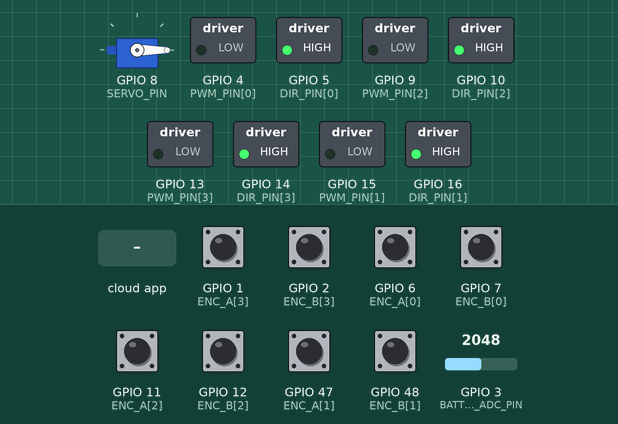
Bench run of a sketch on a simulated ESP32-S3. Parts: servo, switched loads named in the sketch (green lamp = pin HIGH). Dashed ring = blinking. The inputs (shaded band) are chosen by the test bench; at power-on: GPIO 1 (ENC_A[3]), GPIO 2 (ENC_B[3]), GPIO 6 (ENC_A[0]), GPIO 7 (ENC_B[0]), GPIO 11 (ENC_A[2]), GPIO 12 (ENC_B[2]), GPIO 47 (ENC_A[1]), GPIO 48 (ENC_B[1]) HIGH, GPIO 3 (BATTERY_ADC_PIN) = 2048 (analog values on the 0–4095 scale). The ROS host is connected and sends only what is stated.

Above: at 3.2 s.
3.3 s: GPIO 1 (ENC_A[3]) pulled LOW for 0.15 s
At 3.51 s:
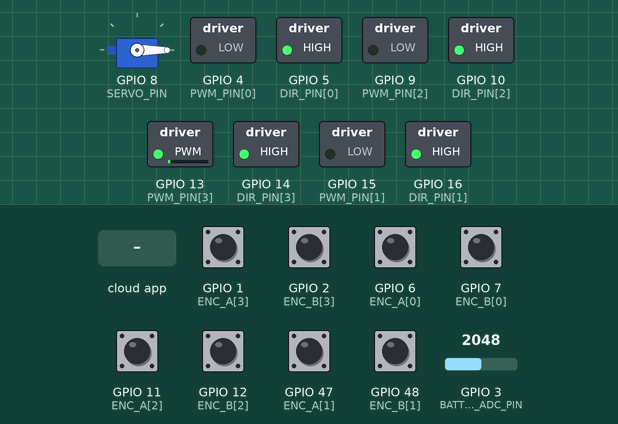
6.8 s: GPIO 6 (ENC_A[0]) pulled LOW for 0.15 s
At 7.01 s:
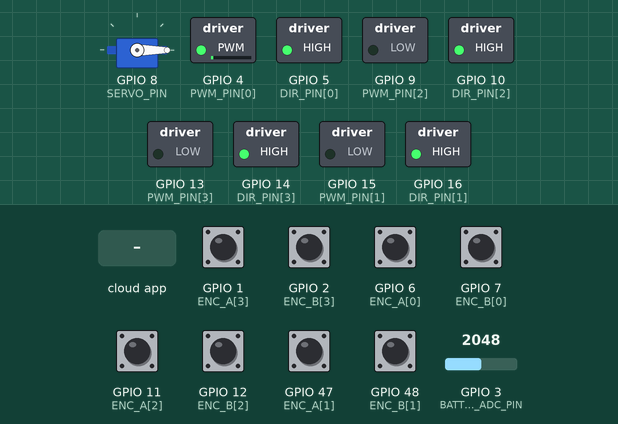
10.3 s: GPIO 11 (ENC_A[2]) pulled LOW for 0.15 s
At 10.51 s:
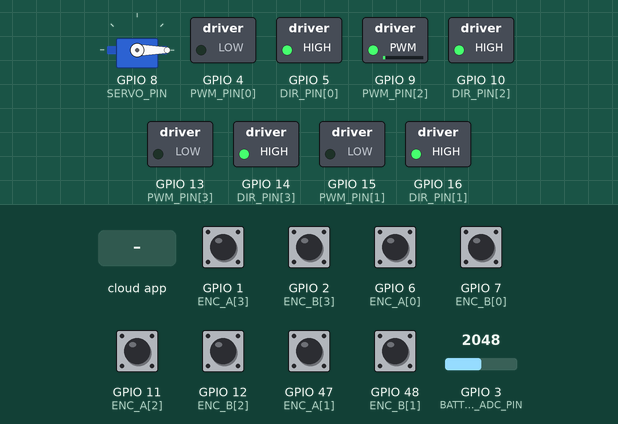
13.8 s: GPIO 47 (ENC_A[1]) pulled LOW for 0.15 s
At 14.01 s:
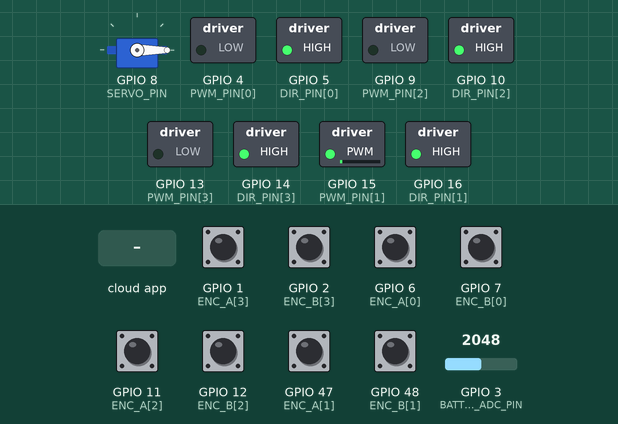
17.3 s: the phone or cloud app sets linear.x to -100
At 17.6 s:
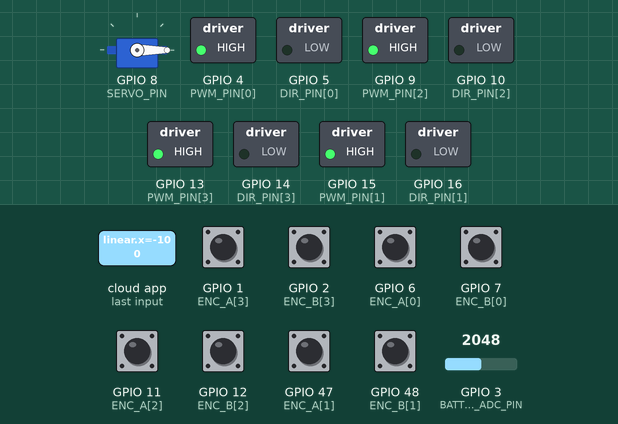
19.3 s: the phone or cloud app sets lifter_cmd to 1
At 20.5 s:
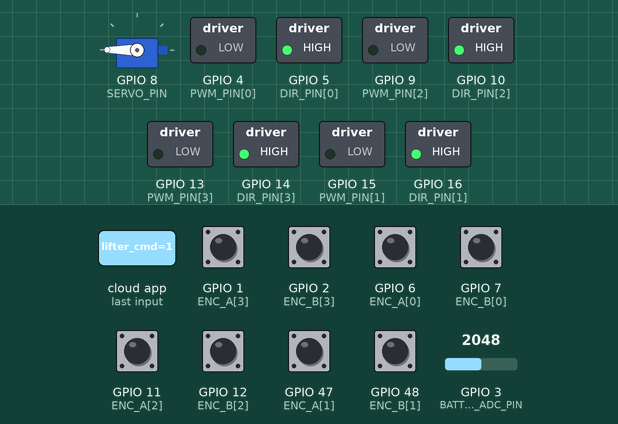
Timing chart, 0 to 21.8 s (numbered marks = the images above; inputs shaded):
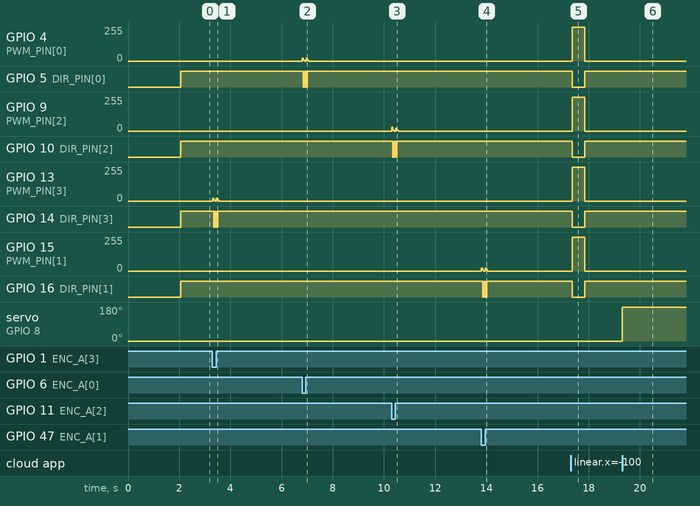

Measured:
- after the input at 3.3 s, GPIO 14 (DIR_PIN[3]): alternates HIGH for 0.05 s and LOW for 0.05 s, 4 changes in all, then stays HIGH, starting after 0.05 s
- after the input at 6.8 s, GPIO 5 (DIR_PIN[0]): alternates HIGH for 0.05 s and LOW for 0.05 s, 4 changes in all, then stays HIGH, starting after 0.05 s
- after the input at 10.3 s, GPIO 10 (DIR_PIN[2]): alternates HIGH for 0.05 s and LOW for 0.05 s, 4 changes in all, then stays HIGH, starting after 0.05 s
- after the input at 13.8 s, GPIO 16 (DIR_PIN[1]): alternates HIGH for 0.05 s and LOW for 0.05 s, 4 changes in all, then stays HIGH, starting after 0.05 s
- after the input at 17.3 s, GPIO 4 (PWM_PIN[0]), GPIO 9 (PWM_PIN[2]), GPIO 13 (PWM_PIN[3]), GPIO 15 (PWM_PIN[1]): 0/255 → 255/255 after 0.06 s, → 0/255 0.50 s later; GPIO 5 (DIR_PIN[0]), GPIO 10 (DIR_PIN[2]), GPIO 14 (DIR_PIN[3]), GPIO 16 (DIR_PIN[1]): HIGH → LOW after 0.06 s, → HIGH 0.50 s later
- after the input at 19.3 s, servo on GPIO 8 (SERVO_PIN): 0° → 180° at once

The sketch:

micro_ros_motor_control.ino
```cpp
/*
 * DASE7503 Robot - ESP32-S3 micro-ROS Motor + Lifter Control
 *
 * Yahboom MicroROS-Board (ESP32-S3) 固件:
 *   - 订阅 /cmd_vel   (geometry_msgs/Twist)       - 底盘运动
 *   - 订阅 /lifter_cmd (std_msgs/Int32)           - 0=下, 1=上
 *   - 发布 /wheel_odom (nav_msgs/Odometry @ 20Hz) - 编码器里程计
 *
 * 依赖 (Arduino 库管理器):
 *   - micro_ros_arduino (v2.0.7 jazzy 分支)
 *   - ESP32 Arduino Core 3.0+
 *
 * GPIO 分配 (来自 Yahboom 官方):
 *   Motor 1 FL: PWM=4,  DIR=5,  ENC_A=6,  ENC_B=7
 *   Motor 2 FR: PWM=15, DIR=16, ENC_A=47, ENC_B=48
 *   Motor 3 RL: PWM=9,  DIR=10, ENC_A=11, ENC_B=12
 *   Motor 4 RR: PWM=13, DIR=14, ENC_A=1,  ENC_B=2
 *   Lift Servo: GPIO8
 *
 * 物理参数 (Full Plan B3):
 *   轮径 65mm -> R=0.0325m
 *   左右轴距 220mm -> WB_X=0.110m
 *   前后轴距 220mm -> WB_Y=0.110m
 *   编码器 PPR=13, 减速比 1:20 -> 4倍频下 CPR=1040
 */

#include <micro_ros_arduino.h>
#include <rcl/rcl.h>
#include <rcl/error_handling.h>
#include <rclc/rclc.h>
#include <rclc/executor.h>
#include <geometry_msgs/msg/twist.h>
#include <nav_msgs/msg/odometry.h>
#include <std_msgs/msg/int32.h>
#include <std_msgs/msg/float32.h>
#include <std_msgs/msg/float32_multi_array.h>
#include <ESP32Servo.h>

// ==================== 物理常量 ====================
#define WHEEL_RADIUS   0.0325f   // m
#define WHEEL_BASE_X   0.110f    // m, 左右轴距 / 2
#define WHEEL_BASE_Y   0.110f    // m, 前后轴距 / 2
#define PPR            13
#define GEAR_RATIO     20
// ENC_MULT: 编码器倍频
//   1 = 只在 A 的 RISING 触发中断 (代码当前做法, CPR=260) ← 默认, 省 CPU
//   2 = A 的 CHANGE (双边沿, CPR=520)
//   4 = A+B 都 CHANGE (正交解码, CPR=1040) ← 精度最高但中断频率高
#define ENC_MULT       2        // ISR 用 CHANGE 边沿 (Tutorial 5 风格) = 双边沿 × 1 引脚 = 2 倍频
#define ENC_CPR        (PPR * GEAR_RATIO * ENC_MULT)
#define M_TO_ENC       (ENC_CPR / (2 * PI * WHEEL_RADIUS))

// ==================== GPIO 分配 ====================
// 按 Yahboom MicroROS-Board (ESP32-S3) 官方引脚表.
// 注: 教学用的 ESP32 Dev Module 引脚不同 (Tutorial 5 用 AIN1=4/AIN2=15/STB=13/PWMA=5),
//     本项目直接按 Yahboom 实际板子走.
const int PWM_PIN[4] = {4,  15, 9,  13};
const int DIR_PIN[4] = {5,  16, 10, 14};
const int ENC_A[4]   = {6,  47, 11, 1};
const int ENC_B[4]   = {7,  48, 12, 2};
#define SERVO_PIN 8
// 电池电压采样: 7.4V 锂电池经 10k / 3.3k 分压到 ESP32 ADC 量程内
#define BATTERY_ADC_PIN 3      // GPIO3, ADC1_CH2 (避开 Motor4 ENC_A=GPIO1 冲突)
#define BATTERY_DIVIDER 4.03f  // (10k+3.3k)/3.3k 实测值, 需用万用表标定

// ==================== 状态 ====================
volatile long enc_count[4] = {0, 0, 0, 0};
float cmd_vx = 0, cmd_vy = 0, cmd_wz = 0;   // 目标
float target_rpm[4] = {0};                    // 四轮目标转速
long prev_enc[4] = {0};
unsigned long last_loop_ms = 0;

// cmd_vel watchdog: agent 断线超过 CMD_TIMEOUT_MS 强制停车, 防止机器人失控跑飞
#define CMD_TIMEOUT_MS 500
unsigned long last_cmd_vel_ms = 0;

// 里程计累积
float pos_x = 0, pos_y = 0, theta = 0;

// Lifter
Servo lifter;
int lifter_state = 0;   // 0=down, 1=up

// ==================== PID ====================
struct PID {
  float kp = 8.0f, ki = 0.5f, kd = 0.1f;
  float integral = 0, prev_err = 0;
  float compute(float setpoint, float measured, float dt) {
    float e = setpoint - measured;
    integral += e * dt;
    integral = constrain(integral, -100.0f, 100.0f);
    float d = (e - prev_err) / dt;
    prev_err = e;
    return kp * e + ki * integral + kd * d;
  }
  void reset() { integral = 0; prev_err = 0; }
};
PID pid[4];

// ==================== micro-ROS 对象 ====================
rcl_subscription_t sub_cmd_vel, sub_lifter, sub_set_pid;
rcl_publisher_t pub_odom, pub_battery;
geometry_msgs__msg__Twist msg_cmd_vel;
std_msgs__msg__Int32 msg_lifter;
std_msgs__msg__Float32MultiArray msg_set_pid;
nav_msgs__msg__Odometry msg_odom;
std_msgs__msg__Float32 msg_battery;
rclc_executor_t executor;
rclc_support_t support;
rcl_allocator_t allocator;
rcl_node_t node;
rcl_timer_t odom_timer, battery_timer;

#define RCCHECK(fn) { rcl_ret_t rc = fn; if (rc != RCL_RET_OK) { error_loop(); } }
#define RCSOFTCHECK(fn) { rcl_ret_t rc = fn; (void)rc; }

void error_loop() {
  while (1) { digitalWrite(LED_BUILTIN, !digitalRead(LED_BUILTIN)); delay(100); }
}

// ==================== 编码器中断 ====================
// Tutorial 5 风格: CHANGE 边沿 + `A==B ? count++ : count--` 判向.
// 相比我之前的 RISING 边沿 ×1 倍频, CHANGE 边沿 ×2 倍频精度更高.
// 要对应把 ENC_MULT 改成 2.
void IRAM_ATTR enc_isr_0() {
  if (digitalRead(ENC_A[0]) == digitalRead(ENC_B[0])) enc_count[0]++; else enc_count[0]--;
}
void IRAM_ATTR enc_isr_1() {
  if (digitalRead(ENC_A[1]) == digitalRead(ENC_B[1])) enc_count[1]++; else enc_count[1]--;
}
void IRAM_ATTR enc_isr_2() {
  if (digitalRead(ENC_A[2]) == digitalRead(ENC_B[2])) enc_count[2]++; else enc_count[2]--;
}
void IRAM_ATTR enc_isr_3() {
  if (digitalRead(ENC_A[3]) == digitalRead(ENC_B[3])) enc_count[3]++; else enc_count[3]--;
}

// ==================== Mecanum 正/反运动学 ====================
// 正: (vx, vy, wz) -> (w_FL, w_FR, w_RL, w_RR) 单位 rad/s
void mecanum_ik(float vx, float vy, float wz, float *w) {
  float L = WHEEL_BASE_X + WHEEL_BASE_Y;
  w[0] = (vx - vy - L * wz) / WHEEL_RADIUS;   // FL
  w[1] = (vx + vy + L * wz) / WHEEL_RADIUS;   // FR
  w[2] = (vx + vy - L * wz) / WHEEL_RADIUS;   // RL
  w[3] = (vx - vy + L * wz) / WHEEL_RADIUS;   // RR
}
// 反: (w[4]) -> (vx, vy, wz)
void mecanum_fk(float *w, float &vx, float &vy, float &wz) {
  float R = WHEEL_RADIUS;
  float L = WHEEL_BASE_X + WHEEL_BASE_Y;
  vx = R / 4.0f * (w[0] + w[1] + w[2] + w[3]);
  vy = R / 4.0f * (-w[0] + w[1] + w[2] - w[3]);
  wz = R / (4.0f * L) * (-w[0] + w[1] - w[2] + w[3]);
}

// ==================== 电机驱动 (LEDC, 兼容 ESP32 Core 2.0.17 和 3.x) ====================
// 用 LEDC 硬件 PWM 而不是 analogWrite, 可配频率/分辨率, 消除 5kHz 嘶叫.
// 老师 Tutorial 3/4 明确指定 ESP32 Core v2.0.17, 所以这里用 v2.x API
// (ledcSetup + ledcAttachPin + ledcWrite(channel, duty)),
// 这组 API 在 v3.x 上仍然兼容 (只有 deprecation warning), 两版都能编.
#define PWM_FREQ   20000   // 20kHz, 超出人耳范围
#define PWM_RES    8       // 8-bit -> 0-255
#define LEDC_CH(i) (i)     // 四个电机各占一个 LEDC channel 0-3

void pwm_setup() {
  for (int i = 0; i < 4; i++) {
    ledcSetup(LEDC_CH(i), PWM_FREQ, PWM_RES);     // channel, freq, resolution
    ledcAttachPin(PWM_PIN[i], LEDC_CH(i));        // pin → channel
  }
}

void set_motor_pwm(int i, float pwm_val) {
  bool forward = pwm_val >= 0;
  digitalWrite(DIR_PIN[i], forward ? HIGH : LOW);
  int duty = constrain((int)fabs(pwm_val), 0, 255);
  ledcWrite(LEDC_CH(i), duty);   // 写 channel 而不是 pin (v2.x API)
}

// ==================== 回调 ====================
void cmd_vel_cb(const void *msgin) {
  const geometry_msgs__msg__Twist *m = (const geometry_msgs__msg__Twist *) msgin;
  cmd_vx = m->linear.x;
  cmd_vy = m->linear.y;
  cmd_wz = m->angular.z;
  float w[4];
  mecanum_ik(cmd_vx, cmd_vy, cmd_wz, w);
  // 转 rad/s -> RPM 作为 PID setpoint
  for (int i = 0; i < 4; i++) target_rpm[i] = w[i] * 60.0f / (2 * PI);
  last_cmd_vel_ms = millis();   // 喂 watchdog
}

void lifter_cb(const void *msgin) {
  const std_msgs__msg__Int32 *m = (const std_msgs__msg__Int32 *) msgin;
  lifter_state = m->data;
  lifter.write(lifter_state == 1 ? 180 : 0);  // 180°=抬起, 0°=放下
}

// /set_pid 订阅: 运行时调 Kp/Ki/Kd (Tutorial 5 教的, 实用!)
//   ros2 topic pub --once /set_pid std_msgs/msg/Float32MultiArray "{data: [8.0, 0.5, 0.1]}"
// 四个电机共用同一组 PID 参数 (简单够用)
void set_pid_cb(const void *msgin) {
  const std_msgs__msg__Float32MultiArray *m = (const std_msgs__msg__Float32MultiArray *) msgin;
  if (m->data.size >= 3) {
    for (int i = 0; i < 4; i++) {
      pid[i].kp = m->data.data[0];
      pid[i].ki = m->data.data[1];
      pid[i].kd = m->data.data[2];
      pid[i].reset();
    }
  }
}

void battery_timer_cb(rcl_timer_t *, int64_t) {
  // 每秒发一次电池电压
  int raw = analogRead(BATTERY_ADC_PIN);   // 0-4095 对应 0-3.3V
  float v_adc = raw * (3.3f / 4095.0f);
  float v_batt = v_adc * BATTERY_DIVIDER;
  msg_battery.data = v_batt;
  RCSOFTCHECK(rcl_publish(&pub_battery, &msg_battery, NULL));
}

void odom_timer_cb(rcl_timer_t *, int64_t) {
  // 每 50ms (20Hz) 计算并发布里程计
  unsigned long now = millis();
  float dt = (now - last_loop_ms) / 1000.0f;
  if (dt <= 0) return;
  last_loop_ms = now;

  float w_meas[4];  // 实测角速度 rad/s
  for (int i = 0; i < 4; i++) {
    long c = enc_count[i];
    long dc = c - prev_enc[i];
    prev_enc[i] = c;
    float rev = (float)dc / ENC_CPR;
    w_meas[i] = rev * 2 * PI / dt;
  }

  // Watchdog: 超过 CMD_TIMEOUT_MS 没收到 /cmd_vel 强制停车.
  // 原因: agent / USB / Pi5 任一出问题, 最后一次 target_rpm 会持续跑, 机器人飞出赛场.
  // 首次启动 (last_cmd_vel_ms=0) 不触发, 等有第一帧 cmd_vel 再开始监控.
  if (last_cmd_vel_ms > 0 && (now - last_cmd_vel_ms) > CMD_TIMEOUT_MS) {
    for (int i = 0; i < 4; i++) {
      target_rpm[i] = 0.0f;
      pid[i].reset();
    }
  }

  // 闭环: PID 输出 PWM
  for (int i = 0; i < 4; i++) {
    float rpm = w_meas[i] * 60.0f / (2 * PI);
    float u = pid[i].compute(target_rpm[i], rpm, dt);
    set_motor_pwm(i, u);
  }

  // 里程计累积
  float vx, vy, wz;
  mecanum_fk(w_meas, vx, vy, wz);
  theta += wz * dt;
  pos_x += (vx * cosf(theta) - vy * sinf(theta)) * dt;
  pos_y += (vx * sinf(theta) + vy * cosf(theta)) * dt;

  msg_odom.header.stamp.sec = now / 1000;
  msg_odom.header.stamp.nanosec = (now % 1000) * 1000000L;
  msg_odom.pose.pose.position.x = pos_x;
  msg_odom.pose.pose.position.y = pos_y;
  msg_odom.pose.pose.orientation.z = sinf(theta / 2);
  msg_odom.pose.pose.orientation.w = cosf(theta / 2);
  msg_odom.twist.twist.linear.x = vx;
  msg_odom.twist.twist.linear.y = vy;
  msg_odom.twist.twist.angular.z = wz;
  RCSOFTCHECK(rcl_publish(&pub_odom, &msg_odom, NULL));
}

// ==================== 初始化 ====================
void setup() {
  Serial.begin(115200);      // 必须跟 micro-ros-agent -b 一致!
  set_microros_serial_transports(Serial);

  pinMode(LED_BUILTIN, OUTPUT);

  // GPIO + LEDC PWM
  for (int i = 0; i < 4; i++) {
    pinMode(DIR_PIN[i], OUTPUT);
    pinMode(ENC_A[i], INPUT_PULLUP);
    pinMode(ENC_B[i], INPUT_PULLUP);
  }
  pwm_setup();

  // ADC (电池电压)
  analogReadResolution(12);           // 0-4095
  analogSetAttenuation(ADC_11db);     // 0-3.3V 量程
  // CHANGE 边沿跟 ISR 里 `A==B` 判向配套 (Tutorial 5 教的方法)
  attachInterrupt(digitalPinToInterrupt(ENC_A[0]), enc_isr_0, CHANGE);
  attachInterrupt(digitalPinToInterrupt(ENC_A[1]), enc_isr_1, CHANGE);
  attachInterrupt(digitalPinToInterrupt(ENC_A[2]), enc_isr_2, CHANGE);
  attachInterrupt(digitalPinToInterrupt(ENC_A[3]), enc_isr_3, CHANGE);

  lifter.attach(SERVO_PIN);
  lifter.write(0);

  delay(2000);  // 等 agent 就绪

  // micro-ROS init
  allocator = rcl_get_default_allocator();
  RCCHECK(rclc_support_init(&support, 0, NULL, &allocator));
  // 节点名跟 Tutorial 5 对齐: 老师课程要求的命名
  RCCHECK(rclc_node_init_default(&node, "hku_dase_micro_ros_node", "", &support));

  RCCHECK(rclc_subscription_init_default(
      &sub_cmd_vel, &node,
      ROSIDL_GET_MSG_TYPE_SUPPORT(geometry_msgs, msg, Twist), "/cmd_vel"));

  RCCHECK(rclc_subscription_init_default(
      &sub_lifter, &node,
      ROSIDL_GET_MSG_TYPE_SUPPORT(std_msgs, msg, Int32), "/lifter_cmd"));

  RCCHECK(rclc_subscription_init_default(
      &sub_set_pid, &node,
      ROSIDL_GET_MSG_TYPE_SUPPORT(std_msgs, msg, Float32MultiArray), "/set_pid"));
  // 给 msg_set_pid 预分配内存 (Tutorial 5 用 micro_ros_utilities, 这里手动简单分配)
  static float _pid_buf[8];
  msg_set_pid.data.data = _pid_buf;
  msg_set_pid.data.capacity = 8;
  msg_set_pid.data.size = 0;

  RCCHECK(rclc_publisher_init_default(
      &pub_odom, &node,
      ROSIDL_GET_MSG_TYPE_SUPPORT(nav_msgs, msg, Odometry), "/wheel_odom"));

  RCCHECK(rclc_publisher_init_default(
      &pub_battery, &node,
      ROSIDL_GET_MSG_TYPE_SUPPORT(std_msgs, msg, Float32), "/battery_voltage"));

  // header frame_id (与 odom_tf_broadcaster 广播的 odom -> base_footprint 对齐,
  // 以及 URDF 里 base_footprint -> base_link 的静态 TF 链一致)
  msg_odom.header.frame_id.data = (char *)"odom";
  msg_odom.header.frame_id.size = 4;
  msg_odom.header.frame_id.capacity = 5;
  msg_odom.child_frame_id.data = (char *)"base_footprint";
  msg_odom.child_frame_id.size = 14;
  msg_odom.child_frame_id.capacity = 15;

  RCCHECK(rclc_timer_init_default(&odom_timer, &support, RCL_MS_TO_NS(50), odom_timer_cb));
  RCCHECK(rclc_timer_init_default(&battery_timer, &support, RCL_MS_TO_NS(1000), battery_timer_cb));

  RCCHECK(rclc_executor_init(&executor, &support.context, 5, &allocator));
  RCCHECK(rclc_executor_add_subscription(&executor, &sub_cmd_vel, &msg_cmd_vel, &cmd_vel_cb, ON_NEW_DATA));
  RCCHECK(rclc_executor_add_subscription(&executor, &sub_lifter, &msg_lifter, &lifter_cb, ON_NEW_DATA));
  RCCHECK(rclc_executor_add_subscription(&executor, &sub_set_pid, &msg_set_pid, &set_pid_cb, ON_NEW_DATA));
  RCCHECK(rclc_executor_add_timer(&executor, &odom_timer));
  RCCHECK(rclc_executor_add_timer(&executor, &battery_timer));

  last_loop_ms = millis();
}

void loop() {
  RCSOFTCHECK(rclc_executor_spin_some(&executor, RCL_MS_TO_NS(10)));
}
```
